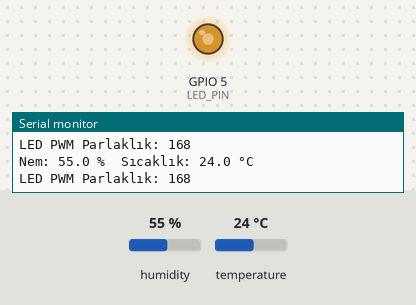
A sketch run on a simulated ESP32. Parts: output pins drawn as LEDs (lit = HIGH), the last lines printed to the serial monitor. The test bench sets the inputs (shaded band); at power-on: humidity 55 %, temperature 24 °C.

Above: at 4.8 s.
4.9 s: humidity set to 22 %
At 7.2 s:
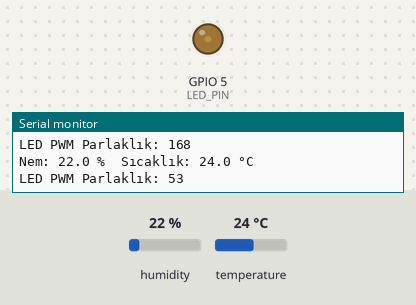
7.9 s: humidity set to 40 %
At 8.4 s:
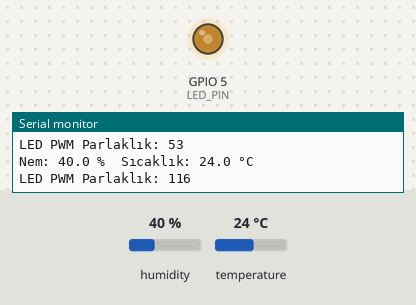
10.9 s: humidity set to 68 %
At 13.2 s:
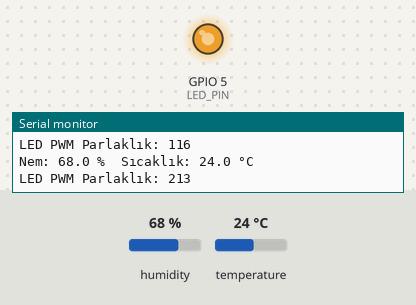
Timing chart, 0 to 14.7 s (numbered marks = the images above; inputs shaded):
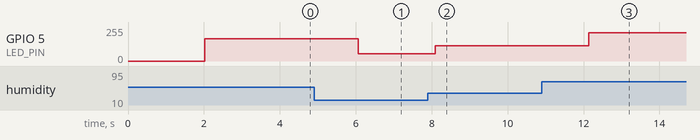

The sketch:

DHT_11.ino
```cpp
#include "DHT.h"
#include <Arduino.h>

#define DHT_PIN 18           // DHT11 sensör pini
#define DHT_TYPE DHT11       // Sensör tipi
#define LED_PIN 5            // PWM ile kontrol edilen LED pini

DHT dht(DHT_PIN, DHT_TYPE);

// PWM ayarları
const int freq = 5000;         // PWM frekansı (Hz)
const int ledChannel = 0;      // Kanal numarası (0–15)
const int resolution = 8;      // 8-bit çözünürlük: 0–255 arası değer

void setup() {
  Serial.begin(115200);
  dht.begin();

  // LED için PWM yapılandırması
  ledcSetup(ledChannel, freq, resolution);
  ledcAttachPin(LED_PIN, ledChannel);
}

void loop() {
  delay(2000);  // DHT11 için uygun okuma aralığı

  float humidity = dht.readHumidity();
  float temperature = dht.readTemperature();

  if (isnan(humidity) || isnan(temperature)) {
    Serial.println("Hata: DHT11 sensöründen veri okunamadı!");
  } else {
    Serial.print("Nem: ");
    Serial.print(humidity, 1);
    Serial.print(" %\t");
    Serial.print("Sıcaklık: ");
    Serial.print(temperature, 1);
    Serial.println(" °C");

    // Parlaklık hesaplama (nem bazlı)
    int brightness;

    if (humidity <= 21) {
      brightness = 50;  // Düşük parlaklık
    } else if (humidity >= 80) {
      brightness = 255; // Maksimum parlaklık
    } else {
      // 21 ile 80 arası için lineer artış
      brightness = map(humidity, 21, 80, 50, 255);
    }

    Serial.print("LED PWM Parlaklık: ");
    Serial.println(brightness);

    // LED'e PWM değeri gönder
    ledcWrite(ledChannel, brightness);
  }
}
```

Measured:
- after the input at 4.9 s, GPIO 5 (LED_PIN): 167/255 → 53/255 after 1.2 s
- after the input at 7.9 s, GPIO 5 (LED_PIN): 53/255 → 116/255 after 0.19 s
- after the input at 10.9 s, GPIO 5 (LED_PIN): 116/255 → 212/255 after 1.2 s
